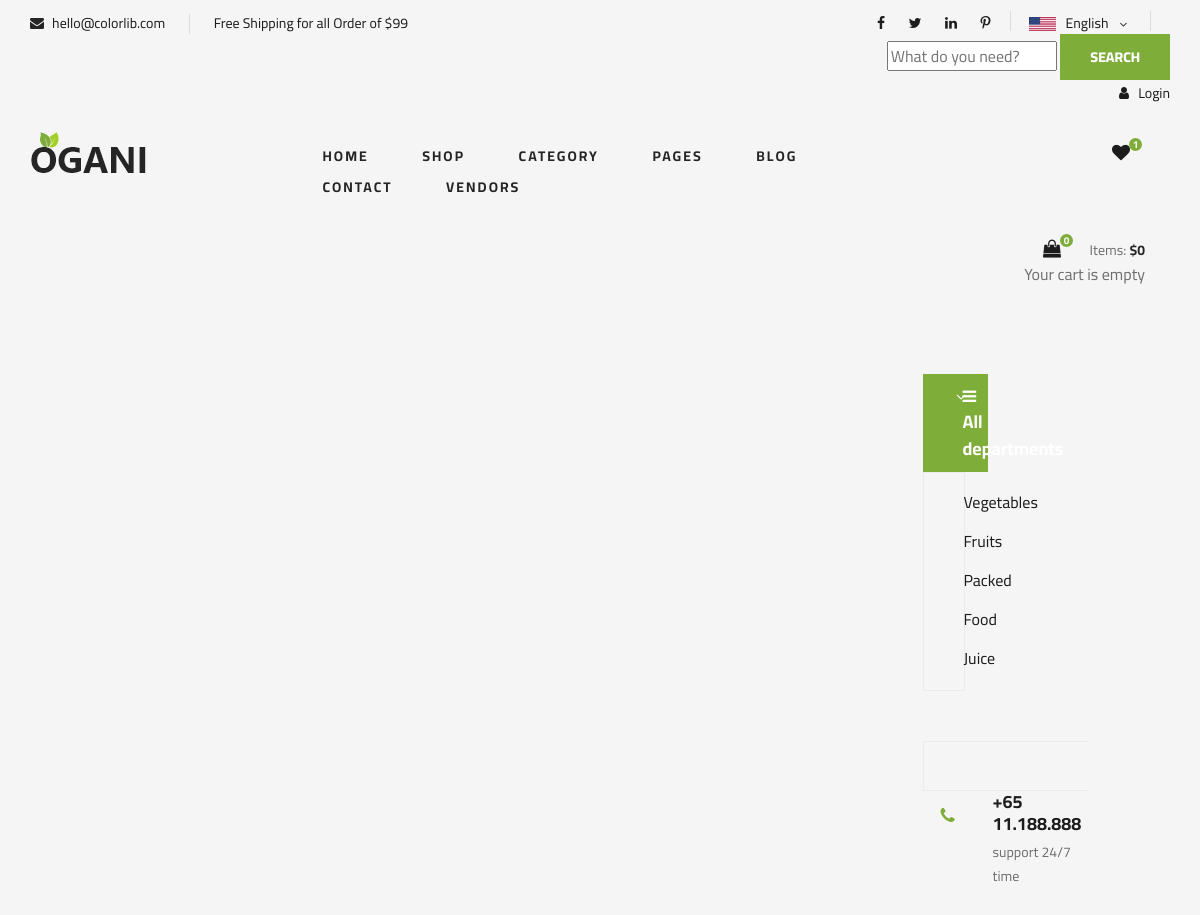
/shop-details/1/ (upper part), run on an earlier commit of the app's database.
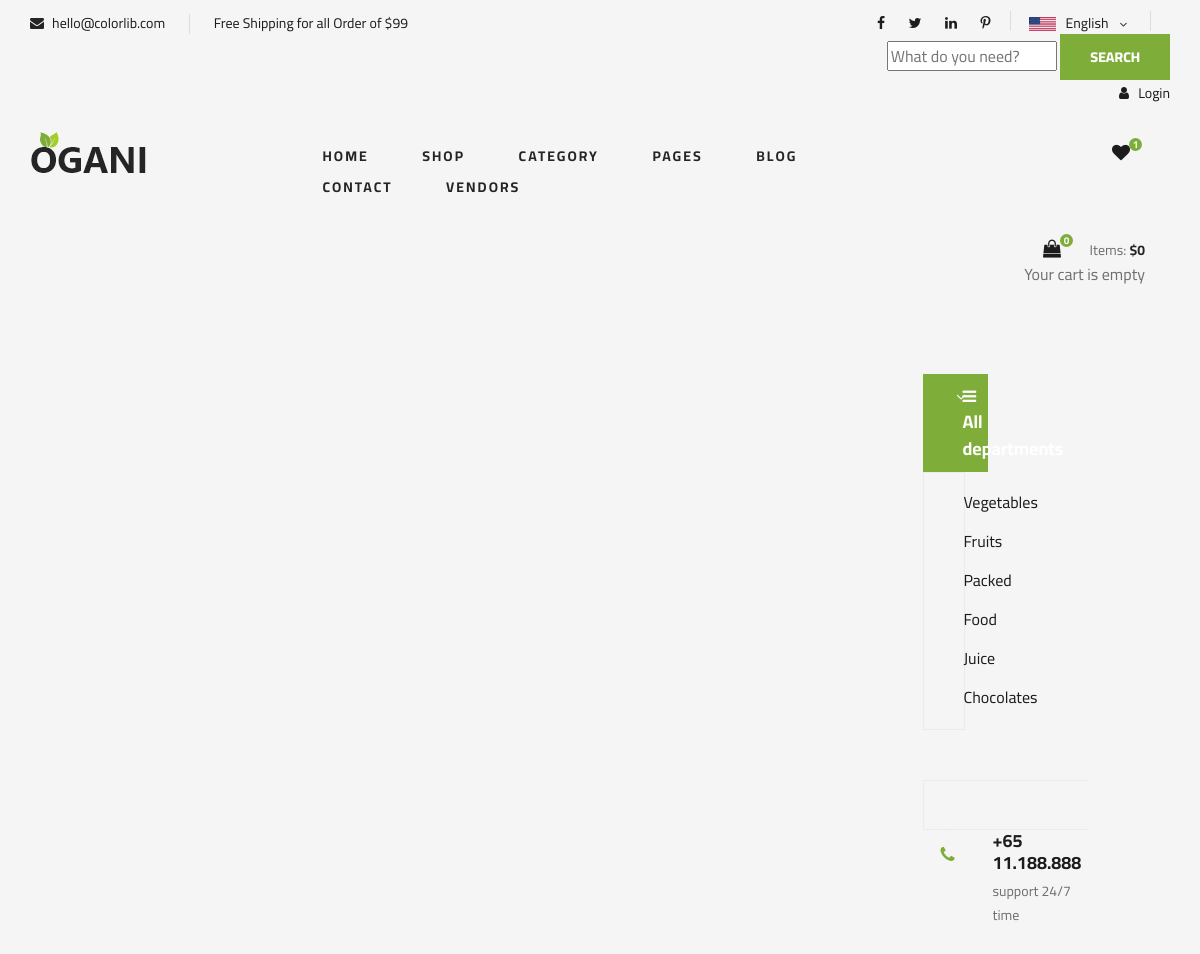
And on a later commit of the database.
### core/models.py (models this page shows, shortened)
class Category(models.Model):
    cid = ShortUUIDField(unique=True, length=10, max_length=20, prefix="cat", alphabet="abcdegh12345")
    title = models.CharField(max_length=100)
    image = models.ImageField(upload_to="category")
    class Meta:
        verbose_name_plural = "Categories"

### core/views.py (the view)
# urls.py: path('shop-details/<str:pid>/', views.pages1, name='pages1'),
def pages1(request, pid):
    product = get_object_or_404(Product, id=pid)
    related_products = Product.objects.filter(
        category=product.category,
        product_status="published"
    ).exclude(id=pid)[:4]  # Limit to 4 related products
    products_images = product.products_images.all()
    address = None
    if request.user.is_authenticated:
        address = Address.objects.filter(user=request.user).first()
    ReviewForm = ProductReviewForm()
    average_rating = ProductReview.objects.filter(product=product).aggregate(Avg('rating'))['rating__avg'] or 0
    star_range = [1, 2, 3, 4, 5]
    context = {
        'review_form': ProductReviewForm(),
        'product': product,
        'related_products': related_products,
        'products_images': products_images,
        'average_rating': average_rating,
        'star_range': star_range,  # Pass the range to the template
        'address': address  # Pass the user's address if available
    }
    return render(request, 'core/pages1.html', context)

### ecomprj/forms.py
class ProductReviewForm(forms.ModelForm):
    review=forms.CharField(widget=forms.Textarea(attrs={'placeholder': 'write review here'}))
    class Meta:
        model = ProductReview
        fields = ['review', 'rating']

### templates/core/pages1.html (shortened to what this page needs)
{% extends "partials/base.html" %}
{% load static %}

### templates/partials/base.html (shortened to what the changed rows need)
{% load static %}
<!DOCTYPE html>
<html lang="zxx">
<head>
    <link rel="stylesheet" href="{% static 'css/bootstrap.min.css' %}" type="text/css">
    <link rel="stylesheet" href="{% static 'css/font-awesome.min.css' %}" type="text/css">
    <link rel="stylesheet" href="{% static 'css/elegant-icons.css' %}" type="text/css">
    <link rel="stylesheet" href="{% static 'css/nice-select.css' %}" type="text/css">
    <link rel="stylesheet" href="{% static 'css/jquery-ui.min.css' %}" type="text/css">
    <link rel="stylesheet" href="{% static 'css/owl.carousel.min.css' %}" type="text/css">
    <link rel="stylesheet" href="{% static 'css/slicknav.min.css' %}" type="text/css">
    <link rel="stylesheet" href="{% static 'css/style.css' %}" type="text/css">
</head>
<body>
    <header class="header">
        <div class="header__top">
        <div class="container">
            <div class="row">
                <div class="col-lg-3">
<section class="hero">
    <div class="container">
        <div class="row">
            <div class="col-lg-3">
                <div class="hero__categories">
                    <ul>
                        {% for category in categories %}
                        <li>
                            <a href="{% url 'core:category_product_list' category.cid %}">
                                {{ category.title }}
                            </a>
                        {% endfor %}
                    </ul>
                </div>
            </div>
        </div>
    </div>
</section>
    </header>
</body>
</html>

What changed in the data, as far as the page shows it:
added Category: title "Chocolates"
